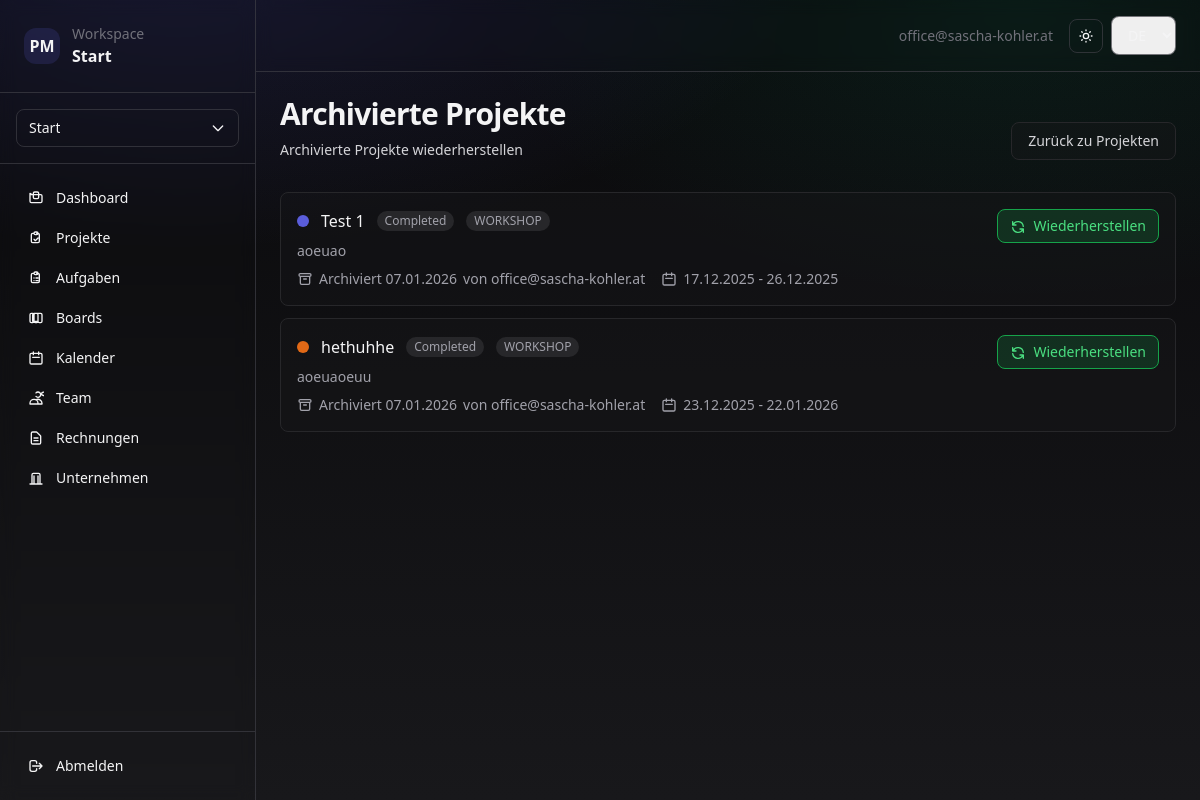
Screenshot of /app/projects/archive/ (signed in) with the database file from the repository.
### apps/tenants/models.py (models this page shows, shortened)
class Organization(models.Model):
    id = models.UUIDField(primary_key=True, default=uuid.uuid4, editable=False)
    name = models.CharField(max_length=255)
    slug = models.SlugField(max_length=255, unique=True)
    created_at = models.DateTimeField(auto_now_add=True)

### apps/accounts/models.py (models this page shows, shortened)
class User(AbstractBaseUser, PermissionsMixin):
    email = models.EmailField(unique=True)
    name = models.CharField(max_length=255, blank=True, default="")
    is_staff = models.BooleanField(default=False)
    is_active = models.BooleanField(default=True)
    date_joined = models.DateTimeField(auto_now_add=True)
    objects = UserManager()
    USERNAME_FIELD = "email"
    REQUIRED_FIELDS: list[str] = []

### apps/projects/models.py (models this page shows, shortened)
class Project(models.Model):
    class Status(models.TextChoices):
        PLANNED = "PLANNED", "Planned"
        ACTIVE = "ACTIVE", "Active"
        COMPLETED = "COMPLETED", "Completed"
        CANCELLED = "CANCELLED", "Cancelled"
    class Category(models.TextChoices):
        WORKSHOP = "WORKSHOP", _("Workshop")
        RETREAT = "RETREAT", _("Retreat")
        CONSULTATION = "CONSULTATION", _("Consultation")
        IT_SERVICE = "IT_SERVICE", _("IT Service")
        MARKETING = "MARKETING", _("Marketing")
        DEVELOPMENT = "DEVELOPMENT", _("Development")
        DESIGN = "DESIGN", _("Design")
        RESEARCH = "RESEARCH", _("Research")
        SALES = "SALES", _("Sales")
        FINANCE = "FINANCE", _("Finance")
        LEGAL = "LEGAL", _("Legal")
        HR = "HR", _("HR")
        OPERATIONS = "OPERATIONS", _("Operations")
        EVENT = "EVENT", _("Event")
        CONTENT = "CONTENT", _("Content")
        TRAINING = "TRAINING", _("Training")
    class Priority(models.TextChoices):
        LOW = "LOW", "Low"
        MEDIUM = "MEDIUM", "Medium"
        HIGH = "HIGH", "High"
    class Color(models.TextChoices):
        INDIGO = "indigo", _("Indigo")
        EMERALD = "emerald", _("Emerald")
        SKY = "sky", _("Sky")
        VIOLET = "violet", _("Violet")
        ROSE = "rose", _("Rose")
        AMBER = "amber", _("Amber")
        TEAL = "teal", _("Teal")
        ORANGE = "orange", _("Orange")
        LIME = "lime", _("Lime")
        FUCHSIA = "fuchsia", _("Fuchsia")
    id = models.UUIDField(primary_key=True, default=uuid.uuid4, editable=False)
    organization = models.ForeignKey(
        Organization, on_delete=models.CASCADE, related_name="projects"
    )
    title = models.CharField(max_length=255)
    description = models.TextField(blank=True, null=True)
    status = models.CharField(
        max_length=20, choices=Status.choices, default=Status.PLANNED
    )
    start_date = models.DateTimeField()
    end_date = models.DateTimeField()
    category = models.CharField(
        max_length=30, choices=Category.choices, default=Category.WORKSHOP
    )
    budget = models.DecimalField(max_digits=12, decimal_places=2, blank=True, null=True)
    priority = models.CharField(
        max_length=20, choices=Priority.choices, default=Priority.MEDIUM
    )
    color = models.CharField(
        max_length=20, choices=Color.choices, default=Color.INDIGO
    )
    created_by = models.ForeignKey(
        settings.AUTH_USER_MODEL,
        on_delete=models.PROTECT,
        related_name="created_projects",
    )
    is_archived = models.BooleanField(default=False, db_index=True)
    archived_at = models.DateTimeField(blank=True, null=True)
    archived_by = models.ForeignKey(
        settings.AUTH_USER_MODEL,
        on_delete=models.SET_NULL,
        related_name="archived_projects",
        blank=True,
        null=True,
    )
    created_at = models.DateTimeField(auto_now_add=True)
    updated_at = models.DateTimeField(auto_now=True)

### apps/web/views/projects.py (the view)
# urls.py: path("projects/archive/", views.projects_archive_page, name="projects_archive_page"),
@login_required
def projects_archive_page(request):
    if request.active_org is None:
        return redirect("web:onboarding")
    org = request.active_org
    archived_projects = Project.objects.filter(
        organization=org, is_archived=True
    ).order_by("-archived_at")
    context = {**web_shell_context(request), "archived_projects": archived_projects}
    return render(request, "web/app/projects/archive.html", context)

### templates/web/app/projects/archive.html (shortened to what this page needs)
{% extends "web/app/layout.html" %}
{% load i18n %}
{% block content %}
<div class="flex items-end justify-between gap-6">
  <div>
    <h1 class="text-3xl font-semibold tracking-tight">{% trans "Archived Projects" %}</h1>
    <p class="mt-2 text-sm text-zinc-300">{% trans "Restore archived projects" %}</p>
  </div>
  <a href="{% url 'web:projects' %}" class="rounded-lg px-4 py-2 text-sm border border-zinc-800 bg-zinc-900/40 text-zinc-300 hover:bg-zinc-900">
    {% trans "Back to Projects" %}
  </a>
</div>
{% if archived_projects %}
  <div class="mt-8 space-y-3">
    {% for project in archived_projects %}
      <div class="rounded-lg border border-zinc-800 bg-zinc-900/40 p-4 hover:bg-zinc-900/60 transition">
        <div class="flex items-start justify-between gap-4">
          <div class="flex-1 min-w-0">
            <div class="flex items-center gap-3 mb-2">
              <div class="w-3 h-3 rounded-full flex-shrink-0 bg-{{ project.color }}-500/90"></div>
              <h3 class="text-base font-medium text-zinc-100 truncate">{{ project.title }}</h3>
              <span class="px-2 py-0.5 text-xs rounded-full bg-zinc-800 text-zinc-400">
                {{ project.get_status_display }}
              </span>
              <span class="px-2 py-0.5 text-xs rounded-full bg-zinc-800 text-zinc-400">
                {{ project.category }}
              </span>
            </div>
            {% if project.description %}
              <p class="mt-2 text-sm text-zinc-400">{{ project.description }}</p>
            {% endif %}
            <div class="flex flex-wrap items-center gap-4 text-sm text-zinc-400 mt-2">
              {% if project.archived_at %}
                <div class="flex items-center gap-1.5">
                  <svg class="w-4 h-4" fill="none" stroke="currentColor" viewBox="0 0 24 24">
                    <path stroke-linecap="round" stroke-linejoin="round" stroke-width="2" d="M5 8h14M5 8a2 2 0 110-4h14a2 2 0 110 4M5 8v10a2 2 0 002 2h10a2 2 0 002-2V8m-9 4h4"></path>
                  </svg>
                  <span>{% trans "Archived" %} {{ project.archived_at|date:"SHORT_DATE_FORMAT" }}</span>
                  {% if project.archived_by %}
                    <span>{% trans "by" %} {{ project.archived_by.email }}</span>
                  {% endif %}
                </div>
              {% endif %}
              <div class="flex items-center gap-1.5">
                <svg class="w-4 h-4" fill="none" stroke="currentColor" viewBox="0 0 24 24">
                  <path stroke-linecap="round" stroke-linejoin="round" stroke-width="2" d="M8 7V3m8 4V3m-9 8h10M5 21h14a2 2 0 002-2V7a2 2 0 00-2-2H5a2 2 0 00-2 2v12a2 2 0 002 2z"></path>
                </svg>
                <span>{{ project.start_date|date:"SHORT_DATE_FORMAT" }} - {{ project.end_date|date:"SHORT_DATE_FORMAT" }}</span>
              </div>
            </div>
          </div>
          <div class="flex items-center gap-2 flex-shrink-0">
            <form method="post" action="{% url 'web:projects_restore' project.id %}">
              <button type="submit"
                      class="px-3 py-1.5 text-sm font-medium rounded-lg border border-green-600 bg-green-600/20 text-green-400 hover:bg-green-600/30 transition">
                <svg class="w-4 h-4 inline-block mr-1" fill="none" stroke="currentColor" viewBox="0 0 24 24">
                  <path stroke-linecap="round" stroke-linejoin="round" stroke-width="2" d="M4 4v5h.582m15.356 2A8.001 8.001 0 004.582 9m0 0H9m11 11v-5h-.581m0 0a8.003 8.003 0 01-15.357-2m15.357 2H15"></path>
                </svg>
                {% trans "Restore" %}
              </button>
            </form>
          </div>
        </div>
      </div>
    {% endfor %}
  </div>
{% endif %}
{% endblock %}

### templates/web/app/layout.html (shortened to what this page needs)
{% extends "web/base.html" %}
{% load i18n %}
{% block body %}
<div class="min-h-screen flex">
  <div class="w-64 border-r border-theme bg-sidebar/40 backdrop-blur flex flex-col" x-data="{sidebarOpen: false}">
    <div class="p-6 border-b border-theme">
      <div class="flex items-center gap-3">
        <a href="{% url 'web:home' %}" class="h-9 w-9 rounded-xl bg-accent border-accent flex items-center justify-center font-semibold">PM</a>
        <div class="flex-1 min-w-0">
          <div class="text-sm text-muted">{% trans "Workspace" %}</div>
          <div class="font-semibold truncate">{{ org.name }}</div>
        </div>
      </div>
    </div>
    <div class="p-4 border-b border-theme" x-data="{workspaceOpen:false}">
      <button @click="workspaceOpen = !workspaceOpen" class="w-full flex items-center justify-between px-3 py-2 rounded-lg border border-theme bg-secondary/40 hover:bg-tertiary/60 text-sm">
        <span class="truncate">{{ org.name }}</span>
        <svg class="w-4 h-4 ml-2 flex-shrink-0" fill="none" stroke="currentColor" viewBox="0 0 24 24">
          <path stroke-linecap="round" stroke-linejoin="round" stroke-width="2" d="M19 9l-7 7-7-7"></path>
        </svg>
      </button>
    </div>
    <nav class="flex-1 p-4">
      <div class="space-y-1">
        <a href="{% url 'web:home' %}" class="flex items-center gap-3 px-3 py-2 rounded-lg text-sm hover:bg-secondary/40">
          {% trans "Dashboard" %}
        </a>
        <a href="{% url 'web:projects' %}" class="flex items-center gap-3 px-3 py-2 rounded-lg text-sm hover:bg-secondary/40">
          <svg class="w-4 h-4" fill="none" stroke="currentColor" viewBox="0 0 24 24">
            <path stroke-linecap="round" stroke-linejoin="round" stroke-width="2" d="M9 5H7a2 2 0 00-2 2v10a2 2 0 002 2h8a2 2 0 002-2V7a2 2 0 00-2-2h-2M9 5a2 2 0 002 2h2a2 2 0 002-2M9 5a2 2 0 012-2h2a2 2 0 012 2m-6 9l2 2 4-4"></path>
          </svg>
          {% trans "Projects" %}
        </a>
        <a href="{% url 'web:tasks' %}" class="flex items-center gap-3 px-3 py-2 rounded-lg text-sm hover:bg-secondary/40">
          {% trans "Tasks" %}
        </a>
        <a href="{% url 'web:boards' %}" class="flex items-center gap-3 px-3 py-2 rounded-lg text-sm hover:bg-secondary/40">
          {% trans "Boards" %}
        </a>
        <a href="{% url 'web:calendar' %}" class="flex items-center gap-3 px-3 py-2 rounded-lg text-sm hover:bg-secondary/40">
          <svg class="w-4 h-4" fill="none" stroke="currentColor" viewBox="0 0 24 24">
            <path stroke-linecap="round" stroke-linejoin="round" stroke-width="2" d="M8 7V3m8 4V3m-9 8h10M5 21h14a2 2 0 002-2V7a2 2 0 00-2-2H5a2 2 0 00-2 2v12a2 2 0 002 2z"></path>
          </svg>
          {% trans "Calendar" %}
        </a>
        <a href="{% url 'web:team' %}" class="flex items-center gap-3 px-3 py-2 rounded-lg text-sm hover:bg-secondary/40">
          <svg class="w-4 h-4" fill="none" stroke="currentColor" viewBox="0 0 24 24">
            <path stroke-linecap="round" stroke-linejoin="round" stroke-width="2" d="M12 4.354a4 4 0 110 5.292M15 21H3v-1a6 6 0 0112 0v1zm0 0h6v-1a6 6 0 00-9-5.197m13.5-9a2.5 2.5 0 11-5 0 2.5 2.5 0 015 0z"></path>
          </svg>
          {% trans "Team" %}
        </a>
        <a href="{% url 'web:invoices' %}" class="flex items-center gap-3 px-3 py-2 rounded-lg text-sm hover:bg-secondary/40">
          <svg class="w-4 h-4" fill="none" stroke="currentColor" viewBox="0 0 24 24">
            <path stroke-linecap="round" stroke-linejoin="round" stroke-width="2" d="M9 12h6m-6 4h6m2 5H7a2 2 0 01-2-2V5a2 2 0 012-2h5.586a1 1 0 01.707.293l5.414 5.414a1 1 0 01.293.707V19a2 2 0 01-2 2z"></path>
          </svg>
          {% trans "Invoices" %}
        </a>
        <a href="{% url 'web:companies' %}" class="flex items-center gap-3 px-3 py-2 rounded-lg text-sm hover:bg-secondary/40">
          <svg class="w-4 h-4" fill="none" stroke="currentColor" viewBox="0 0 24 24">
            <path stroke-linecap="round" stroke-linejoin="round" stroke-width="2" d="M3 21h18M6 21V7a2 2 0 012-2h8a2 2 0 012 2v14M9 21V9m6 12V9"></path>
          </svg>
          {% trans "Companies" %}
        </a>
      </div>
    </nav>
    <div class="p-4 border-t border-theme">
      <form method="post" action="{% url 'logout' %}">
        <button type="submit" class="w-full flex items-center gap-3 px-3 py-2 rounded-lg text-sm hover:bg-secondary/40">
          <svg class="w-4 h-4" fill="none" stroke="currentColor" viewBox="0 0 24 24">
            <path stroke-linecap="round" stroke-linejoin="round" stroke-width="2" d="M17 16l4-4m0 0l-4-4m4 4H7m6 4v1a3 3 0 01-3 3H6a3 3 0 01-3-3V7a3 3 0 013-3h4a3 3 0 013 3v1"></path>
          </svg>
          {% trans "Logout" %}
        </button>
      </form>
    </div>
  </div>
  <div class="flex-1 flex flex-col">
    <div class="border-b border-theme bg-header/40 backdrop-blur">
      <div class="px-6 py-4 flex items-center justify-between">
        <div class="flex items-center gap-2" x-data="{userMenuOpen:false}">
          <div class="hidden md:block text-sm text-muted mr-2">
            {% if request.user.name %}
              {{ request.user.name }} · {{ request.user.email }}
            {% else %}
              {{ request.user.email }}
            {% endif %}
          </div>
          <button onclick="toggleTheme()" class="hidden md:block p-2 rounded-lg border border-theme bg-secondary/40 hover:bg-tertiary/60 transition-colors" title="{% trans 'Toggle theme' %}">
            <svg class="w-4 h-4" fill="none" stroke="currentColor" viewBox="0 0 24 24">
              <path stroke-linecap="round" stroke-linejoin="round" stroke-width="2" d="M12 3v1m0 16v1m9-9h-1M4 12H3m15.364 6.364l-.707-.707M6.343 6.343l-.707-.707m12.728 0l-.707.707M6.343 17.657l-.707.707M16 12a4 4 0 11-8 0 4 4 0 018 0z"></path>
            </svg>
          </button>
          <form action="{% url 'set_language' %}" method="post" class="hidden md:block">
            <select name="language" onchange="this.form.submit()" class="rounded-lg border border-theme bg-secondary/40 px-3 py-2 text-sm hover:bg-tertiary/60">
              {% get_current_language as CURRENT_LANGUAGE %}
              <option value="de" {% if CURRENT_LANGUAGE == 'de' %}selected{% endif %}>DE</option>
            </select>
          </form>
        </div>
      </div>
    </div>
    <div class="flex-1 p-6">
      {% block content %}{% endblock %}
    </div>
  </div>
</div>
{% endblock %}

### rows the page displays
Organization: name "Start"
User: user.email "office@sascha-kohler.at"
Project: title "Test 1", status "Completed", category "WORKSHOP", description "aoeuao", archived_at "07.01.2026", archived_by.email "office@sascha-kohler.at", start_date "17.12.2025", end_date "26.12.2025"
Project: title "hethuhhe", status "Completed", category "WORKSHOP", description "aoeuaoeuu", archived_at "07.01.2026", archived_by.email "office@sascha-kohler.at", start_date "23.12.2025", end_date "22.01.2026"
